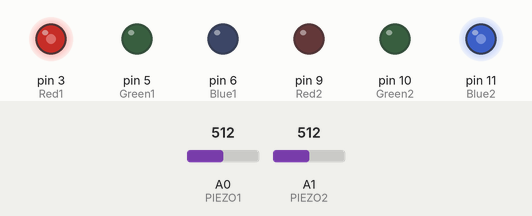
This sketch was run on a simulated Arduino Uno, built with avr-gcc and run on an emulated ATmega328P. Shown: output pins drawn as LEDs (lit = HIGH). The test bench sets the inputs (shaded band); at power-on: A0 (PIEZO1) = 512, A1 (PIEZO2) = 512.

Above: at 1.2 s.
1.3 s: A0 (PIEZO1) set to 716
At 2.4 s:
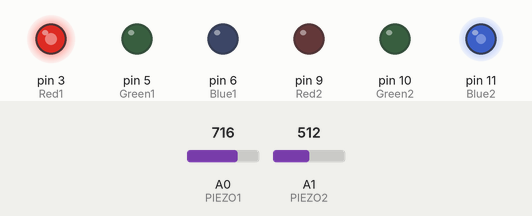
2.8 s: A1 (PIEZO2) set to 716
At 3.6 s:
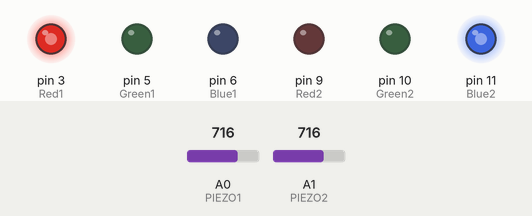
4.4 s: A0 (PIEZO1) set to 900
At 5.3 s:
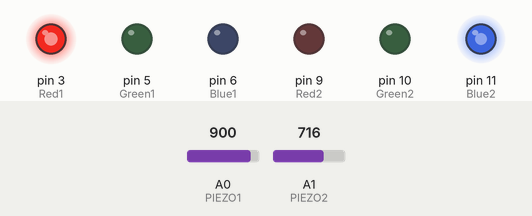
5.9 s: A1 (PIEZO2) set to 900
At 6.5 s:
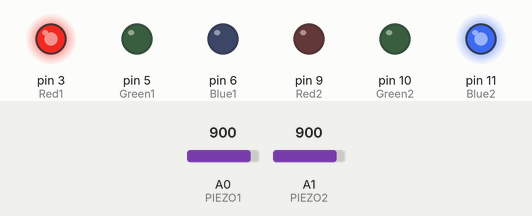
7.5 s: A0 (PIEZO1) set to 511
At 8.2 s:
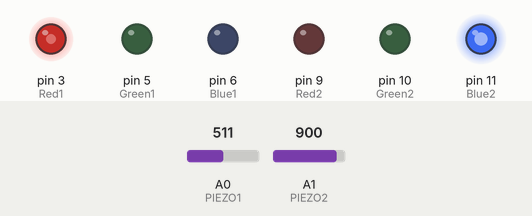
9.0 s: A1 (PIEZO2) set to 122
At 10.2 s:
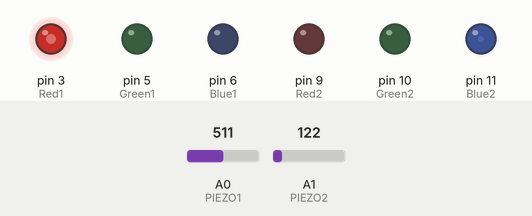
Timing chart, 0 to 11.5 s (numbered marks = the images above; inputs shaded):
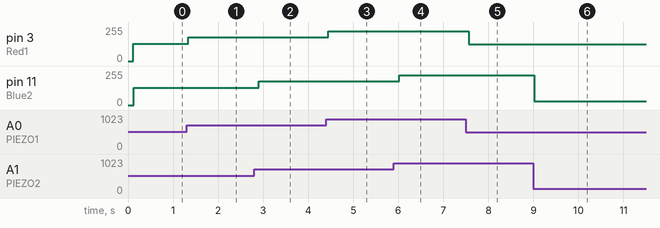

Measured:
- after the input at 1.3 s, pin 3 (Red1): 128/255 → 179/255 at once
- after the input at 2.8 s, pin 11 (Blue2): 128/255 → 179/255 after 0.11 s
- after the input at 4.4 s, pin 3 (Red1): 179/255 → 225/255 after 0.05 s
- after the input at 5.9 s, pin 11 (Blue2): 179/255 → 225/255 after 0.12 s
- after the input at 7.5 s, pin 3 (Red1): 225/255 → 127/255 after 0.07 s
- after the input at 9.0 s, pin 11 (Blue2): 225/255 → 30/255 at once

The sketch:

arduino_micro.ino
```cpp
#include <SoftwareSerial.h>

SoftwareSerial BTSerial(1, 2);

#define PIEZO1 A0
#define PIEZO2 A1

//채터링 방지용 딜레이 시간
#define DelayTime 100
// 센서 입력크리 power 이상의 값이 입력됬을때 출력ㄴ
#define Power 50

//1번드럼 red 핀넘버
#define Red1 3
#define Green1 5
#define Blue1 6

//2번드럼 핀넘버
#define Red2 9
#define Green2 10
#define Blue2 11

unsigned long lastTime1 = 0;
unsigned long lastTime2 = 0;

unsigned long curTime1;
unsigned long curTime2;

int sensor1;
int sensor2;

void setup() {
  // put your setup code here, to run once:
  Serial.begin(9600);
  BTSerial.begin(9600);
}

void loop() {

  sensor1 = analogRead(PIEZO1);
  sensor2 = analogRead(PIEZO2);

  curTime1 = millis();
  curTime2 = curTime1;

  if(sensor1 > Power && (curTime1 - lastTime1) > DelayTime ){
    BTSerial.println("쿵");
    BTSerial.println(sensor1);
    lastTime1 = millis();
    LEDon(1, sensor1/4, 0, 0);
  }

  if(sensor2 > Power && (curTime2 - lastTime2) > DelayTime ){
    BTSerial.println("짝");
    BTSerial.println(sensor2);
    lastTime2 = millis();
    LEDon(2, 0, 0, sensor2/4);
  }
}


//red 함수
void LEDon(int led, int r, int g, int b){
  if(led == 1){
    analogWrite(Red1, r);
    analogWrite(Green1, g);
    analogWrite(Blue1, b);

  }else{
    analogWrite(Red2, r);
    analogWrite(Green2, g);
    analogWrite(Blue2, b);
  }
}
```
